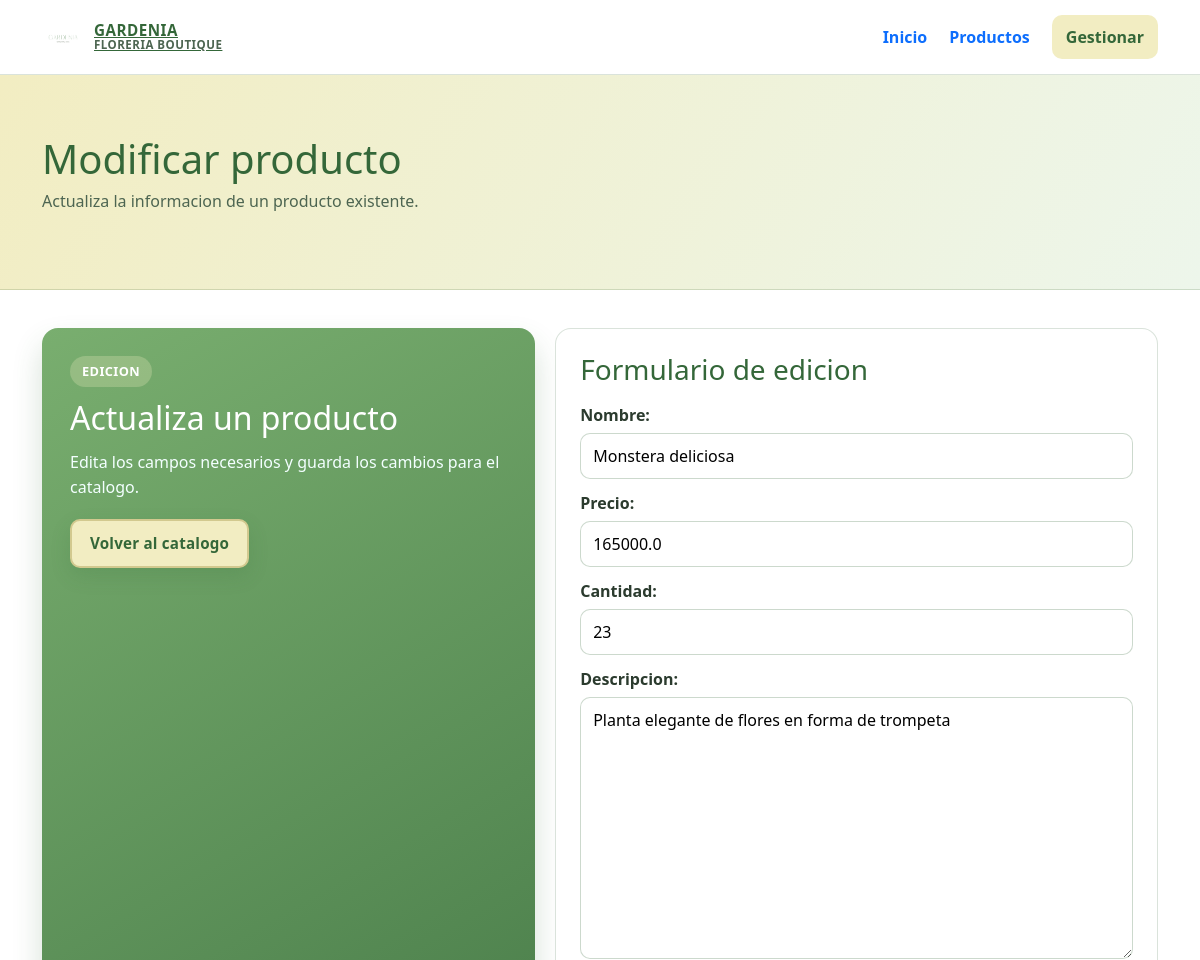
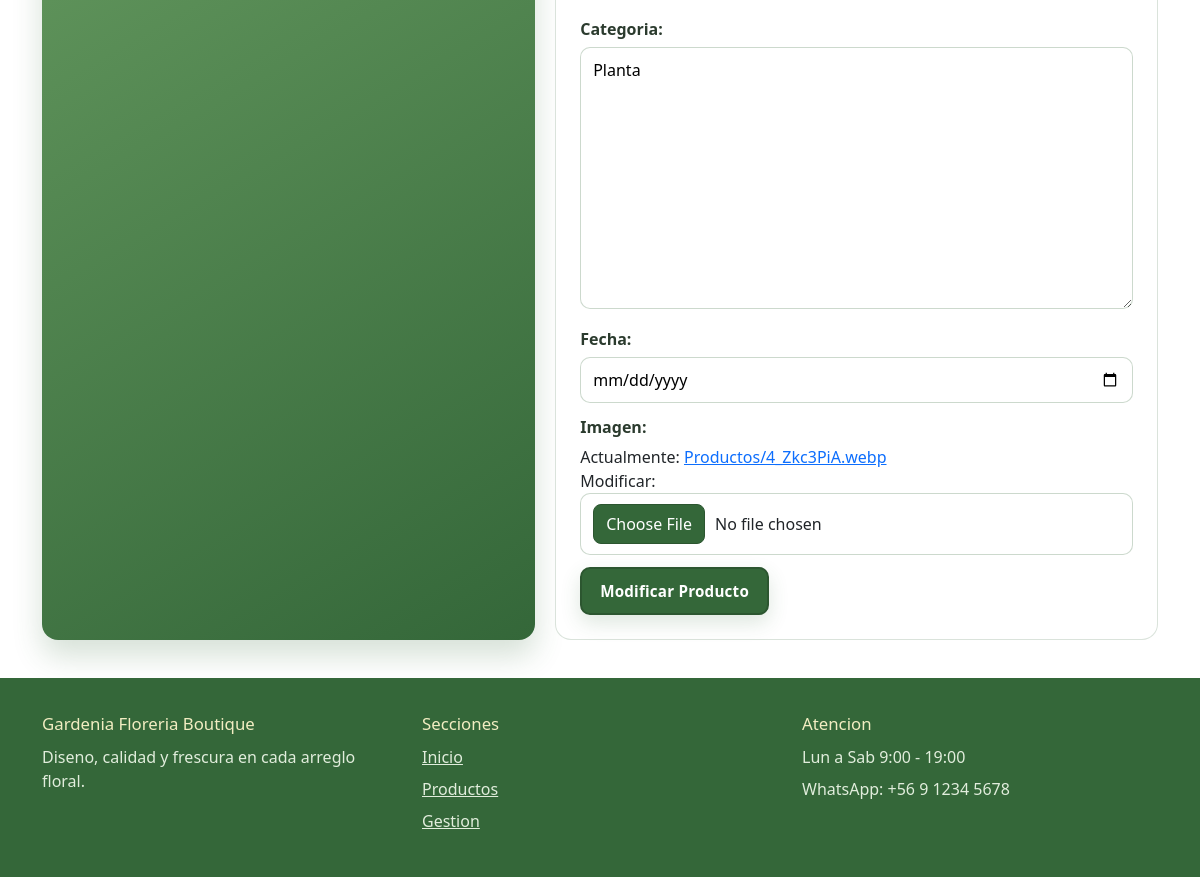
Page /ModificarProducto/21 on the committed database (2 pictures, top to bottom).
### Api/models.py (models this page shows, shortened)
class Producto(models.Model):
    Codigo=models.AutoField(primary_key=True)
    Nombre=models.CharField(max_length=20)
    Precio=models.FloatField()
    Cantidad=models.IntegerField()
    Descripcion=models.TextField(max_length=50)
    Categoria= models.TextField(max_length=20)
    Fecha=models.DateField()
    Imagen= models.ImageField(upload_to='Productos',null=True)

### Api/views.py (the view, shortened to what this page needs)
# urls.py: path('ModificarProducto/<Codigo>', ModificarProductos, name='Modificar'),
def ModificarProductos(request,Codigo):
    buscar=get_object_or_404(Producto, Codigo=Codigo)
    data={
        'Formulario': FormularioProductos(instance=buscar)
    }
    return render(request, 'Pages/ModificarProducto.html', data)

### Api/forms.py
class FormularioProductos(forms.ModelForm):
    class Meta:
        model = Producto
        fields = '__all__'
        widgets = {
            'Fecha': forms.DateInput(attrs={'type': 'date'}),
        }

### Api/Templates/Pages/ModificarProducto.html (shortened to what this page needs)
{% extends 'Base.html' %}
{% load static %}
{% block Intermedio %}
<section class="hero-secondary form-hero">
    <div class="container app-shell">
        <h1>Modificar producto</h1>
        <p>Actualiza la informacion de un producto existente.</p>
    </div>
</section>
{% endblock %}
{% block cuerpo %}
<div class="form-layout">
    <aside class="form-aside">
        <span class="label-soft">Edicion</span>
        <h2>Actualiza un producto</h2>
        <p>Edita los campos necesarios y guarda los cambios para el catalogo.</p>
        <a href="{% url 'Productos' %}" class="btn-light">Volver al catalogo</a>
    </aside>
    <form class="panel-form" action="" method="post" enctype="multipart/form-data">
        <h3>Formulario de edicion</h3>
        {{Formulario}}
        <input type="submit" value="Modificar Producto" class="btnr">
    </form>
</div>
{% endblock %}

### Api/static/css/style.css (style rules this page uses)
* { margin: 0; padding: 0; box-sizing: border-box; }
:root { --verde-oscuro: #346739; --verde-medio: #79AE6F; --verde-claro: #9FCB98; --crema: #F2EDC2; --blanco: #ffffff; --texto-principal: #2b3b2e; --texto-secundario: #4d6551; }
body { font-family: "Segoe UI", Tahoma, Geneva, Verdana, sans-serif; color: var(--texto-principal); background: #f7f7f2; min-height: 100vh; display: flex; flex-direction: column; }
a { text-decoration: none; color: inherit; }
.app-shell { max-width: 1180px; }
.label-soft { display: inline-block; border-radius: 999px; padding: 6px 12px; font-size: 0.8rem; font-weight: 700; letter-spacing: 0.4px; text-transform: uppercase; background: rgba(242, 237, 194, 0.25); color: var(--blanco); }
.hero-secondary { padding: 60px 0; }
.form-hero { background: linear-gradient(120deg, #f2edc2, #edf6eb); border-bottom: 1px solid rgba(52, 103, 57, 0.18); }
.hero-secondary h1 { color: var(--verde-oscuro); margin-bottom: 6px; }
.hero-secondary p { color: var(--texto-secundario); }
.form-layout { display: grid; grid-template-columns: 0.9fr 1.1fr; gap: 20px; }
.form-aside { background: linear-gradient(150deg, var(--verde-medio), var(--verde-oscuro)); border-radius: 16px; padding: 28px; color: var(--blanco); box-shadow: 0 16px 30px rgba(52, 103, 57, 0.2); }
.form-aside h2 { margin: 12px 0; }
.form-aside p { color: #f3ffff; line-height: 1.6; margin-bottom: 18px; }
.panel-form { background: var(--blanco); border: 1px solid rgba(52, 103, 57, 0.18); border-radius: 16px; padding: 24px; }
.panel-form h3 { color: var(--verde-oscuro); margin-bottom: 16px; }
.panel-form label { font-weight: 600; color: var(--texto-principal); margin-bottom: 6px; display: block; }
.panel-form input:not([type="submit"]):not([type="button"]):not([type="reset"]), .panel-form select, .panel-form textarea { width: 100%; border: 1px solid rgba(52, 103, 57, 0.25); border-radius: 10px; padding: 10px 12px; margin-bottom: 12px; background: #fff; }
.panel-form textarea { min-height: 95px; resize: vertical; }
.btn-main, .btn-light, .btn-danger-soft, .btnr { display: inline-flex; align-items: center; justify-content: center; border-radius: 10px; border: none; padding: 11px 18px; font-weight: 700; font-size: 0.95rem; letter-spacing: 0.2px; border: 2px solid transparent; text-decoration: none !important; box-shadow: 0 8px 20px rgba(52, 103, 57, 0.16); transition: 0.25s ease; }
.btn-main, .btnr { background: var(--verde-oscuro); color: var(--blanco); border-color: #2c5630; }
.btn-light { background: var(--crema); color: var(--verde-oscuro); border-color: #d2c98f; }

### rows in the picture
Producto: Nombre "Monstera deliciosa", Precio "165000.0", Cantidad "23", Descripcion "Planta elegante de flores en forma de trompeta", Categoria "Planta"
